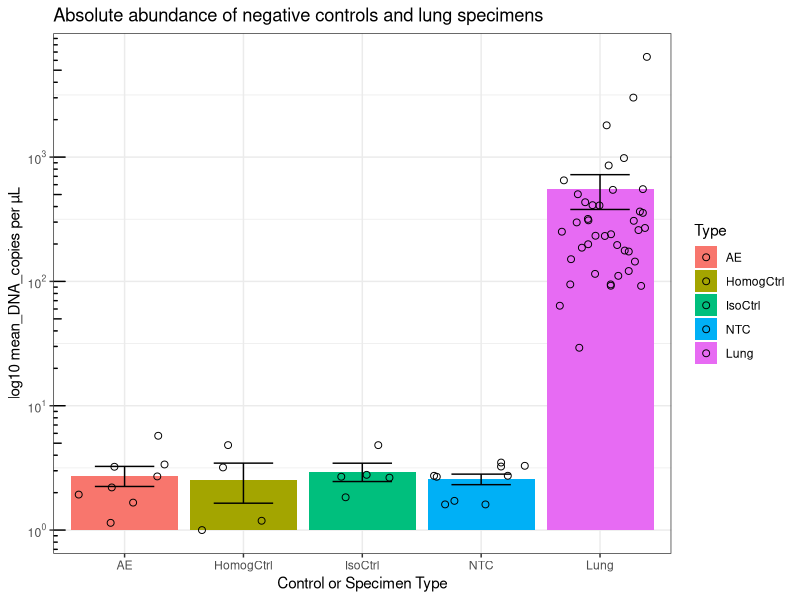

This chart was generated by the following R code: (Note: this script raises an error after producing the figure.)
## ---- chunk 1
knitr::opts_chunk$set(echo = TRUE)
## ---- chunk 2
# This is an example of a comment within a code chunk.
# The # symbol means that any text following it should not be treated as R code.
# When R code is run in a code chunk the resulting output will be displayed inline - that is, within the document - just below the current code chunk.
# The first line without a # symbol is actual R code, and it will be executed when this code chunk is run.
# To execute an entire code chunk: left click the green arrow in upper right of this section:
# Alternatively, left click on the following line with R code, then use: cmd + enter (mac), ctrl + enter (pc). This will run a single line rather than the entire chunk.
paste("Welcome to ATS 2020, PG9", "-", "A Hands-On Introduction to Studying the Lung Microbiome")
## ---- chunk 3
# This section contains typical libraries used in these analyses

# I. universal data wrangling and visualization
library(tidyverse)      # ggplot, dplyr, purrr, forcats, stringr... and other packages. See https://tidyverse.tidyverse.org/

# II. machine learning & analysis packages
library(vegan)          # decostand(), metaMDS(), scores(), rda(), ordispider(), adonis()
# library(mvabund)        # mvabund(), manyglm() # This line can be uncommented when using mvabund as part of the 16S analysis.
library(randomForest)   # randomForest()

# III. formatting, plotting
library(scales)         # used in formatting relative abundance % labels; unit_format()
library(RColorBrewer)   # brewer.pal() for generating custom palettes
library(knitr)          # kable(), for displaying nicer tables in html/pdf output
## ---- chunk 4
# For ease of use, place the processed 16S data files of interest into the same directory as your current RStudio project
# Best practices: 1) keep a separate project for each experiment or combination of experiments
# 2) include a data folder within the project's directory to keep source files organized; also somewhat mitigates the risk of modifying them inadvertently

# I. Read in .shared (counts of sequences assigned to OTU #s)
# Includes basic processing with selection of OTUs > 0.1 % of the population
otu_raw <- read.table("data/Heterogeneity.shared.txt", row.names = 2, header = TRUE) # read in the data, treating the first row as column names
otu_trim <- otu_raw[, -c(1:2)] # drop the first 2 columns
otu_trim <- as.matrix(otu_trim)
otu_tmp <- vegan::decostand(otu_trim, "total") * 100 # standardization
otu_trim[which(otu_tmp < 0.1)] <- 0 
otu_good <- otu_trim[, which(colSums(otu_trim) > 0)] # keep only the OTUs which were present after setting quantities under 0.1 to 0

# Trim _S from end of rownames(otu_good); note that it may be useful to keep these well identifiers in some analyses
# Also clean up extra underscores and Xs from rownames
rownames(otu_good) <- str_remove(rownames(otu_good), "_S\\d+") %>%
  str_replace_all(pattern = "[_X]+", replacement="_") %>%
  str_remove(pattern="_$")


# It's a good idea to inspect the data regularly with tools such as dim(), str(), head(), tail(), summary()... This will help in catching errors earlier
dim(otu_good) # dim(otu_good)[1] observations (samples) x dim(otu_good)[2] features (OTUs above .1% population threshold)
otu_good[1:20, 1:10] # Examine first 20 rows, 10 columns. Try using other means for getting a glimpse of the data, such as str(otu_good).


# II. Read in cons.taxonomy (for each OTU: contains taxonomic identifiers down to Genus level, if possible)
# Note that OTUs are in rows here rather than columns
# 2 imports are required due to the combination of 2 different separators  
tax1 <- read.table("data/Heterogeneity.0.03.cons.taxonomy.txt", sep = "\t", row.names = 1, header = TRUE, colClasses = c("character", "numeric", "character"))
tax2 <- read.table("data/Heterogeneity.0.03.cons.taxonomy.txt", sep = ";", skip = 1, col.names = c("", "Phylum", "Class", "Order", "Family", "Genus", "")) %>% 
  dplyr::select(-c(1, 7)) %>% # drop columns 1 and 7
  purrr::map_df(stringr::str_replace, "\\(.*.\\)", "") %>% # this essentially trims (100) and the like
  purrr::map_df(as.factor) # turns all present columns into factor type variables
otu_taxonomy <- data.frame(OTU = rownames(tax1), Size = tax1[, 1], tax2, stringsAsFactors = FALSE) # combine the first and second import
rownames(otu_taxonomy) <- rownames(tax1)

# trim otu_taxonomy based on OTUs in otu_good
otu_good_taxonomy <- otu_taxonomy[otu_taxonomy$OTU %in% colnames(otu_good), ] %>%
  droplevels() # Remove factor levels that have no values remaining due to removal
rownames(otu_good_taxonomy) <- intersect(rownames(otu_taxonomy), colnames(otu_good))
# otu_good_taxonomy <- as.data.frame(otu_good_taxonomy)   redundant in this case

dim(otu_good_taxonomy) # Displays number of rows and columns
otu_good_taxonomy # Examine the taxonomy dataframe. The first 10 OTUs coincide with the glimpse we took of otu_good. We're leveraging the df_print: paged option to be able to look through the dataframe in an html output.
## ---- chunk 5
# In this section, we'll load in metadata/environmental data, and/or create it

## Load approach using metadata from github repo
meta_df <- read.table("data/Heterogeneity.metadata.txt", sep = "\t", header = TRUE) 
# Note that this will create factors out of all chr type columns
#While - undesirable for 'specimen' but useful for 'reagent_tissue', 'litter', 'vendor', 'mouse', 'tissue_type', and 'cage'
otu_df <- data.frame(meta_df, decostand(otu_good, "total") * 100)
otu_df$specimen <- as.character(otu_df$specimen) # let's convert 'specimen' back to a chr-type

# Examples of metadata creation using regular expressions (regex) in a tidyverse pipeline
# Note that extracting metadata from sample names is much easier if naming conventions are consistent in terms of spelling and placement
# otu_df <- data.frame(decostand(otu_good, "total") * 100, Sample_name = row.names(otu_good), stringsAsFactors = FALSE) %>%
#   # Create Specimen_ctrl from first string of characters prior to first "_"
#   mutate(Specimen_ctrl = factor(case_when(str_detect(Sample_name, "^AE_") ~ "AE",
#                                        str_detect(Sample_name, "^Blank\\d_") ~ "Empty",
#                                        str_detect(Sample_name, "^Heparin_") ~ "Heparin",
#                                        str_detect(Sample_name, "^HomogCtrl_") ~ "HomogCtrl",
#                                        str_detect(Sample_name, "^IsoCtrl_") ~ "IsoCtrl",
#                                        str_detect(Sample_name, "^LPS_") ~ "LPS",
#                                        str_detect(Sample_name, "^PerfusionPBS_") ~ "PBS",
#                                        str_detect(Sample_name, "^WATERD|^waterC") ~ "WaterNeg",
#                                        str_detect(Sample_name, "^mock[CD]") ~ "Mock",
#                                        str_detect(Sample_name, "^[:alnum:]+") ~ str_extract(Sample_name, "^[:alnum:]+")), # for experimental groups, place after other steps because this regex would fill in values for controls (may or may not be ideal)
#                                 levels = c("CR1", "CR2", "JAX1", "JAX2", "AE", "Empty", "Heparin", "HomogCtrl", "IsoCtrl", "LPS", "PBS", "WaterNeg", "Mock")
#                 )
#          ) %>%
#   # Create Organ
#   mutate(Organ = factor(case_when(str_detect(Sample_name, "_CECUM_") ~ "Cecum",
#                                   str_detect(Sample_name, "_LUNG_HOMOG") ~ "Lung",
#                                   str_detect(Sample_name, "_NASAL_") ~ "Nasal",
#                                   str_detect(Sample_name, "_TONGUE_") ~ "Tongue"),
#                         levels = c("Nasal", "Tongue", "Lung", "Cecum")
#                 ) # sum(is.na(otu_df$Organ)) returns 32 (as expected, controls have NA in this column)
#          ) %>%
#   # Create Mouse
#   mutate(Mouse = as.numeric(str_extract(Sample_name, "(?<=(CR\\d|JAX\\d)_)\\d+") # numbers correspond to mice if a CR or JAX specimen
#               ) # sum(is.na(otu_df$Mouse)) returns 32 (as expected, the controls have NA in this column)
#          ) %>%
#   # metadata columns at front, followed by all of the count data
#   dplyr::select(Sample_name:Mouse, everything())
#   # note that the data is in wide format
#   
# otu_df$Specimen_ctrl %>% table() %>% sum() # 192: all samples/rows are accounted for
# otu_df$Organ %>% summary() %>% sum() # ditto; 32 NAs for organs
## ---- chunk 6
# The following lines of code randomly sample and display 10 rows from the metadata dataframe
set.seed(2358)
kable(dplyr::sample_n(meta_df, 10), caption = "Metadata, 10 randomly sampled rows", align = "l")
## ---- chunk 7
# for PCA ordinations; choose an 9 that covers the maximum number of factor levels (conditions) within a variable of interest
pcapal <- brewer.pal(9,"Set1")
## ---- chunk 8
# The readxl library is installed along with tidyverse, but is not loaded with library(tidyverse). We can however access the read_xlsx function without loading readxl as shown below.
spec_abs <- readxl::read_xlsx("data/16S_EvaGreen__Heterogeneity1_Data.xlsx", sheet = 2) %>%
  dplyr::select(Sample_name = `Sample Name`, DNA_copies_per_ul = `Copies/ul DNA`) %>% # Rename the two columns of interest, and retain only these columns
  dplyr::filter(str_detect(Sample_name, "LUNG")) # Keep only the lung tissue samples

ctrl_abs <- readxl::read_xlsx("data/16S_EvaGreen__Heterogeneity1Ctrls_030618.xlsx", sheet = 2) %>% 
  dplyr::select(Sample_name = `Sample Name`, DNA_copies_per_ul = `Copies/ul Sample`) %>% # Rename the two columns of interest, and retain only these columns
  drop_na() # drop rows with mising values
# Round up 0.57 DNA_copies to 1 (HomogCtrl_2)
ctrl_abs[ctrl_abs[, "DNA_copies_per_ul"] < 1, ][, "DNA_copies_per_ul"] <- 1

abs_df <- full_join(spec_abs, ctrl_abs, by = c("Sample_name", "DNA_copies_per_ul")) %>% # We could also use bind_rows() or rbind() in this scenario since we renamed the columns to match. However, for more complex operations, it's safer to use a join function and specify the key columns.
  mutate(Type = factor(case_when( # We need to create a factor containing the types of samples for creating separate bars in an upcoming visualization.
    str_detect(Sample_name, "LUNG") ~ "Lung", # When the Sample_name contains LUNG, assign Lung as the value in the new Type column
    TRUE ~ str_extract(Sample_name, "^[:alpha:]+") # Otherwise, determine a value based on the sequence of letters that occur at the start of the Sample_name
  ), levels = c("AE", "HomogCtrl", "IsoCtrl", "NTC", "Lung"))) # Assign an appropriate order for the factor

# We also need to compute the averages and error
avg_abs_df <- abs_df %>%
  group_by(Type) %>% # Before computing an average, identify what categories are being used to aggregate by. In this case, they're contained within the Type variable we just created.
  summarize(mean_DNA_copies = mean(DNA_copies_per_ul), SEM = sqrt(var(DNA_copies_per_ul)/length(DNA_copies_per_ul))) %>% # Create mean and SEM columns
  ungroup()
## ---- chunk 9
# Create our bar chart using ggplot
ggplot(avg_abs_df, aes(x = Type, y = mean_DNA_copies, fill = Type)) + # This brings in the dataframe and assigns columns to various plot elements
  geom_col() + # The type of plot we want to construct. This is a wrapper for geom_bar(). See ?geom_bar for more details.
  geom_errorbar(aes(ymin = mean_DNA_copies - SEM, ymax = mean_DNA_copies + SEM, width = 0.5)) + # An errorbar layer to be added to the bars
  scale_y_log10(labels = trans_format("log10", math_format(10^.x))) + # We could convert to log10 scale prior to plotting, or we can do it on the fly
  # geom_dotplot(data = abs_df, aes(y = DNA_copies_per_ul), binaxis = "y", dotsize = .6, stackdir = "center", stackratio = 1.5) +
  geom_jitter(data = abs_df, aes(y = DNA_copies_per_ul), shape = 1, size = 2) + # This adds a bit of random noise for visibility of points; shape 1 is an unfilled circle
  theme_bw() + # A minimalist theme
  labs(x = "Control or Specimen Type", y = "log10 mean_DNA_copies per µL", title = "Absolute abundance of negative controls and lung specimens") + # Rename labels
  annotation_logticks(sides = "l") # Control whether/where logticks appear
## ---- chunk 10
# Filter data to retain controls and lung tissue only
con_lung_df <- otu_df %>% # Note: this is just one of several possible approaches to filtering to retain the correct rows.
  filter((reagent_tissue == "Control") | (tissue_type == "Lung")) %>% # 65 specimens
  droplevels() # Remove factor levels with no remaining observations. This prevents potential headaches in downstream data wrangling and visualizations.
rownames(con_lung_df) <- con_lung_df$specimen 

# PCA of all negative controls + lung tissue
# Keep only the rows of interest for unstandardized data.
pca_df <- otu_good[con_lung_df$specimen, ]
otu_con_lung_hel <- decostand(pca_df, "hellinger") # Standardize use OTU columns only
otu_con_lung_pca <- rda(otu_con_lung_hel)

# summary() produces a list which is rather messy to print out all at once. Let's just examine the importance of the principal components by accessing $cont
summary(otu_con_lung_pca)$cont # 0.1782 0.08601 0.06845 proportion explained by first 3 axes

# Permanova
set.seed(8947) # Setting a seed allows for reproducibility. Both of these lines need to be run together for it to work.
adonis(otu_con_lung_hel~con_lung_df$vendor, method="euclidean", permutations = 10000) # 9.999e-05 ***
## ---- chunk 11
# This approach combines base R plotting functionality and vegan's ordispider function, which creates the lines connecting points to the centroids.
# Unlike with ggplot(), these lines must all be run at once in order to produce the desired result.
plot(otu_con_lung_pca, type = "n", font = 2, font.lab = 2, xlab = "PC1 (17.82% Explained)", ylab = "PC2 (8.60% Explained)", main = "PCA of Lung Tissue vs Controls, colored by Type", display = "sites")
points(otu_con_lung_pca, pch = 19, col = pcapal[as.numeric(con_lung_df$reagent_tissue)]) # pch determines the point shape and col determines the colors to be used.
ordispider(otu_con_lung_pca, con_lung_df$reagent_tissue, label = TRUE) # Draw lines from centroids to the points belonging to each group. 
legend("topright", levels(con_lung_df$reagent_tissue), pch = 19, col = pcapal, title = "Type") # Format and add details to legends
legend("topleft", legend = "Permanova: Difference between Lung Specimens and Controls: 9.999e-05") # Should signifiance test be include in the plot?
## ---- chunk 12
# Consider whether rownames should be shown, if so they may need to be truncated for visibility

# biplot(otu_con_lung_pca, type = "t") # This will result in a lot of warnings, and though it generates the plot it's not recommended

# Address warnings with the following function, (hides warnings from 0-length arrows)
# Alternatively, set warning = FALSE in the code chunk; does not seem to work on macs
quiet_biplot <- quietly(function(ordiobj, ...) {
  biplot(ordiobj, ...)
})

biplot_results <- quiet_biplot(otu_con_lung_pca, type = "t")

# example for replacing specimen labels with C or T
#  biplot(prcomp(otu_con_lung_hel), xlabs=ifelse(str_detect(con_lung_df$reagent_tissue, "Control"), "C", "T")) # arrow.len = 0 will also remove warnings, at the cost of losing the arrowhead
## ---- chunk 13
# Filter data to retain lung tissue only
otu_lung <- dplyr::filter(otu_df, tissue_type == "Lung") %>%
  droplevels() # remove levels that are no longer present due to filtering
rownames(otu_lung) <- otu_lung$specimen

# PCA of lung tissue specimens
# Keep only the rows of interest for unstandardized data.
pca_df <- otu_good[otu_lung$specimen, ]
otu_lung_hel <- decostand(pca_df, "hellinger") # Standardize use OTU columns only
otu_lung_pca <- rda(otu_lung_hel)

# summary() produces a list which is rather messy to print out all at once. Let's just examine the importance of the principal components by accessing $cont
summary(otu_lung_pca)$cont # 0.1458 0.10677 0.06776 proportion explained by first 3 axes

# Permanova
set.seed(8947) # Setting a seed allows for reproducibility. Both of these lines need to be run together for it to work.
adonis(otu_lung_hel~otu_lung$vendor, method="euclidean", permutations = 10000) # 9.999e-05 ***
## ---- chunk 14
# This approach combines base R plotting functionality and vegan's ordispider function, which creates the lines connecting points to the centroids.
# Unlike with ggplot(), these lines must all be run at once in order to produce the desired result.
plot(otu_lung_pca, type = "n", font = 2, font.lab = 2, xlab = "PC1 (14.58% Explained)", ylab = "PC2 (10.68% Explained)", main = "PCA of Specimen Origin, colored by Vendor", display = "sites")
points(otu_lung_pca, pch = 19, col = pcapal[as.numeric(otu_lung$vendor)]) # pch determines the point shape and col determines the colors to be used.
ordispider(otu_lung_pca, otu_lung$vendor, label = TRUE) # Draw lines from centroids to the points belonging to each group.
legend("topright", levels(otu_lung$vendor), pch = 19, col = pcapal, title = "Vendor") # Format and add details to legends
legend("bottomright", legend = "Permanova: Difference between Specimen Origin: 9.999e-05") # Should signifiance test be include in the plot?
## ---- chunk 15
# Consider whether rownames should be shown, if so they may need to be truncated for visibility

# biplot(otu_lung_pca, type = "t") # This will result in a lot of warnings, and though it generates the plot it's not recommended

# Address warnings with the following function, (hides warnings from 0-length arrows)
# Alternatively, set warning = FALSE in the code chunk; does not seem to work on macs

# see function that was created previously
biplot_results <- quiet_biplot(otu_lung_pca, type = "t")

# example for replacing specimen labels with CR or JL
#  biplot(prcomp(otu_lung_hel), xlabs=ifelse(str_detect(lung_df$vendor, "Charles_River"), "CR", "JL")) # arrow.len = 0 will also remove warnings, at the cost of losing the arrowhead
## ---- chunk 16
# Determine the order of OTUs based on means within Lung specimens
otu_order <- names(sort(colMeans(otu_lung[, stringr::str_detect(colnames(otu_lung), "Otu")]), decreasing = TRUE))

heat_df <- otu_lung %>% 
  select(specimen, log_IL1a, otu_order[1:20]) %>% # Select the top 20 OTUs
  pivot_longer(cols = -c("specimen", "log_IL1a"), names_to = "OTU", values_to = "Percentage", # Pivots (longer) all columns expect those specified by -str_which()
               names_ptypes = list(OTU = factor(levels = otu_order[1:20])))
  # group_by(OTU) %>%
  # summarize(Mean_perc = mean(Percentage)) %>%
  # ungroup()
## ---- chunk 17
# Note that the OTU levels are sorted in reverse order of abundance here - we could adjust this if desired.
ggplot(heat_df, aes(x = specimen, y = OTU)) +
  geom_tile(aes(fill = Percentage)) + 
  theme(axis.text.x = element_text(angle = 45, hjust = 1), plot.margin = unit(c(0.5,0.5,0.5,1),"cm")) + # Extra plot padding is necessary due to the rotation of x-axis labels.
  scale_fill_gradient(low = "white", high = "dark blue") + # This allows us to specify the colors used within the heatmap
  labs(title = "Relative abundance of top OTUs by Specimen", x = "Lung Tissue Specimen")
## ---- chunk 18
# Unfortunately, filtering and other tidyverse functions strip rownames, and rownames are useful for pulling information out of matrices.
# However, there is a function to easily put the specimen column back into rownames
heat_df <- dplyr::filter(otu_df, tissue_type == "Lung") %>%
  droplevels() %>% 
  column_to_rownames("specimen") %>% # This turns the specimen column into the rownames.
  select(otu_order[1:20]) # Keep only the top 20 OTUs.

# Create Bray-Curtis matrix for lung specimens
bc_lung_spec <- vegdist(select(heat_df, otu_order[1:20]), method = "bray")
# The linkage method to be used will depend on the nature of the data
clust_lung_spec <- hclust(bc_lung_spec, method = "average")

# Create Bray-Curtis matrix for OTUs
bc_lung_otu <- vegdist(t(select(heat_df, otu_order[1:20])), method = "bray")
clust_lung_otu <- hclust(bc_lung_otu, method = "average")

# Create the heatmap with dendrograms
heatmap(as.matrix(select(heat_df, str_which(colnames(heat_df), "Otu"))), Rowv = as.dendrogram(clust_lung_spec), Colv = as.dendrogram(clust_lung_otu), margins=c(5,0))
## ---- chunk 19
# First we need to prepare the data: negative controls and lung tissue specimens
# Order the data by most abundant OTU in lung tissue specimens only
# Include an errorbar
# Color by phyla

ra_df <- otu_df %>% # Note at this is just one of several possible approaches to filtering to retain the correct rows
  filter((reagent_tissue == "Control") | (tissue_type == "Lung")) %>% # 65 specimens
  droplevels() # remove factor levels with no remaining observations - saves potential headaches in downstream wrangling and visualizations

# Determine the order of OTUs based on means within Lung specimens
otu_order <- names(sort(colMeans(filter(ra_df, tissue_type == "Lung")[, str_detect(colnames(ra_df), "Otu")]), decreasing = TRUE))

# Keep top 20 OTUs, then reshape the dataframe from wide to long format
# g_df <- ra_df %>%
#   select(str_which(colnames(ra_df), "Otu", negate = TRUE), colnames(ra_df[, otu_order[1:20]])) %>% # Keep non-OTU columns, followed by the 20 most abundant OTU columns
#   gather(key = OTU, value = Percentage, -str_which(colnames(ra_df), "Otu", negate = TRUE), factor_key = TRUE) %>% # factor_key is important because we care about the order (levels) in OTU
#   droplevels()

# Keep top 20 OTUs, then reshape the dataframe from wide to long format
g_df <- ra_df %>%
  select(str_which(colnames(ra_df), "Otu", negate = TRUE), colnames(ra_df[, otu_order[1:20]])) %>% # Keep non-OTU columns, followed by the 20 most abundant OTU columns
  pivot_longer(cols = -str_which(colnames(ra_df), "Otu", negate = TRUE), names_to = "OTU", values_to = "Percentage",
               names_ptypes = list(OTU = factor(levels = otu_order[1:20]))) # Ensuring OTU column is a factor is important due to the ordering expected in RA plots

# Join Phylum column from taxonomy table
tax_df <- otu_good_taxonomy[otu_good_taxonomy[,"OTU"] %in% otu_order[1:20], c("OTU", "Phylum")] # Keep only the rows from ranked OTU vector, and OTU + whatever taxonomic level to use for filling bars
tax_df$OTU <- factor(tax_df$OTU, levels = otu_order[1:20]) # set OTU factor levels to be in the same order as in g_df. If this is not done, our OTU column will be coerced to a character vector when we join (we'll lose the levels)
g_df <- inner_join(g_df, tax_df, by = "OTU")

# dimensions have gone from 65 745 to 1300 18

# Generate mean and sem for each group
agg_df <- g_df %>%
  group_by(reagent_tissue, OTU, Phylum) %>%
  summarize(Mean_perc = mean(Percentage), SEM = sqrt(var(Percentage)/length(Percentage))) %>%
  ungroup()
## ---- chunk 20
(p <- ggplot(agg_df, aes(x = OTU, y = Mean_perc, fill = reagent_tissue)) + # Utilize the data and map the variables to plot parameters.
  geom_col() +
  facet_grid(reagent_tissue ~ .)) # Faceting replicates the plot once for each category contained within specified variable(s).
## ---- chunk 21
# Add an errorbar
(q <- p + geom_errorbar(aes(ymin = Mean_perc - SEM, ymax = Mean_perc + SEM, width = 0.3)))

# Clear background + modify theme (rotate x-axis labels, reposition legend)
(q <- q + theme_bw() + # note that a theme_ layer added after other other theme modifications will remove these prior modifications
    theme(panel.grid = element_blank(), axis.text.x = element_text(angle = 45, hjust = 1), legend.position = "top"))
## ---- chunk 22
# Add Genus levels to the OTU Number
levels(agg_df$OTU) <- fct_inorder(paste0(otu_good_taxonomy[levels(agg_df$OTU), ]$Genus, " (", levels(agg_df$OTU), ")"))
# equivalent to: # cbmbtools::paste_tax(levels(agg_df$OTU))

ggplot(agg_df, aes(x = OTU, y = Mean_perc, fill = fct_rev(reagent_tissue))) + 
  geom_col() +
  facet_grid(fct_rev(reagent_tissue) ~ .) +
  geom_errorbar(aes(ymin = Mean_perc - SEM, ymax = Mean_perc + SEM, width = 0.3)) + 
  theme_bw() +
  theme(panel.grid = element_blank(), axis.text.x = element_text(angle = 45, hjust = 1), legend.position = "top", plot.margin = unit(c(0.5,0.5,0.5,1),"cm")) + 
  scale_y_continuous(labels = unit_format(suffix = "%")) + 
  labs(title="Comparison of Lung Tissue and Controls", subtitle = "Ranked by lung tissue specimens", y = "% Relative Abundance")
## ---- chunk 23
# Although it is possible to adjust the values and labels within the ggplot workflow, perhaps the simplest approach would be to correct the reagent_tissue column values and factor levels prior to plotting
agg_df$reagent_tissue <- fct_recode(agg_df$reagent_tissue, Lung = "Tissue") %>%
  fct_relevel("Lung")

ggplot(agg_df, aes(x = OTU, y = Mean_perc, fill = reagent_tissue)) + 
  geom_col() + # use show.legend = FALSE to remove the legend entirely
  facet_grid(reagent_tissue ~ .) +
  geom_errorbar(aes(ymin = Mean_perc - SEM, ymax = Mean_perc + SEM, width = 0.3)) + 
  theme_bw() +
  theme(panel.grid = element_blank(), axis.text.x = element_text(angle = 45, hjust = 1), legend.position = "top", plot.margin = unit(c(0.5,0.5,0.5,1),"cm"), legend.title = element_blank()) + 
  scale_y_continuous(labels = unit_format(suffix = "%")) + 
  labs(title="Comparison of Lung Tissue and Controls", subtitle = "Ranked by lung tissue specimens", y = "% Relative Abundance")
  # for further customizing of the legend, try adding a guide_legend() layer
## ---- chunk 24
# First we need to prepare the taxonomic data - In this case we did this earlier in our overall RA data prep.

# Next, simply change the fill parameter to Phylum and rerun the ggplot code
ggplot(agg_df, aes(x = OTU, y = Mean_perc, fill = Phylum)) + 
  geom_col() + # use show.legend = FALSE to remove the legend entirely
  facet_grid(reagent_tissue ~ .) +
  geom_errorbar(aes(ymin = Mean_perc - SEM, ymax = Mean_perc + SEM, width = 0.3)) + 
  theme_bw() +
  theme(panel.grid = element_blank(), axis.text.x = element_text(angle = 45, hjust = 1), legend.position = "top", plot.margin = unit(c(0.5,0.5,0.5,1),"cm"), legend.title = element_blank()) + 
  scale_y_continuous(labels = unit_format(suffix = "%")) + 
  labs(title="Comparison of Lung Tissue and Controls", subtitle = "Ranked by lung tissue specimens", y = "% Relative Abundance")

# Encourage participants to run these by commenting out a layer, altering 1 parameter to develop a deeper understanding of how to build up or alter a ggplot object
## ---- chunk 25
# First we need to prepare the data: lung tissue
# Order the data by most abundant OTUs within Charles River vendor
# Include an errorbar
# Color by phyla
# Add Genus identifier to the OTU number where possible

ra_df <- otu_df %>% # Note at this is just one of several possible approaches to filtering to retain the correct rows
  filter(tissue_type == "Lung") %>% # 40 specimens
  droplevels() # remove factor levels with no remaining observations - saves potential headaches in downstream wrangling and visualizations

# Determine the order of OTUs based on means within Lung specimens from Charles River
otu_order <- names(sort(colMeans(filter(ra_df, vendor == "Charles_River")[, str_detect(colnames(ra_df), "Otu")]), decreasing = TRUE))

# Keep top 20 OTUs, then reshape the dataframe from wide to long format
g_df <- ra_df %>%
  select(str_which(colnames(ra_df), "Otu", negate = TRUE), colnames(ra_df[, otu_order[1:20]])) %>% # Keep non-OTU columns, followed by the 20 most abundant OTU columns
  pivot_longer(cols = -str_which(colnames(ra_df), "Otu", negate = TRUE), names_to = "OTU", values_to = "Percentage",
               names_ptypes = list(OTU = factor(levels = otu_order[1:20]))) # Ensuring OTU column is a factor is important due to the ordering expected in RA plots
  
# Join Phylum column from taxonomy table
tax_df <- otu_good_taxonomy[otu_good_taxonomy[,"OTU"] %in% otu_order[1:20], c("OTU", "Phylum")] # Keep only the rows from ranked OTU vector, and OTU + whatever taxonomic level to use for filling bars
tax_df$OTU <- factor(tax_df$OTU, levels = otu_order[1:20]) # set OTU factor levels to be in the same order as in g_df. If this is not done, our OTU column will be coerced to a character vector when we join (we'll lose the levels)
g_df <- inner_join(g_df, tax_df, by = "OTU")

# dimensions have gone from 40 745 to 1300 18

# Generate mean and sem for each group
agg_df <- g_df %>%
  group_by(vendor, OTU, Phylum) %>%
  summarize(Mean_perc = mean(Percentage), SEM = sqrt(var(Percentage)/length(Percentage))) %>%
  ungroup()

# Add Genus levels to the OTU Number
levels(agg_df$OTU) <- fct_inorder(paste0(otu_good_taxonomy[levels(agg_df$OTU), ]$Genus, " (", levels(agg_df$OTU), ")"))
## ---- chunk 26
(ra_vend_plot <- ggplot(agg_df, aes(x = OTU, y = Mean_perc, fill = Phylum)) + 
  geom_col() + # use show.legend = FALSE to remove the legend entirely
  facet_grid(vendor ~ .) +
  geom_errorbar(aes(ymin = Mean_perc - SEM, ymax = Mean_perc + SEM, width = 0.3)) + 
  theme_bw() +
  theme(panel.grid = element_blank(), axis.text.x = element_text(angle = 45, hjust = 1), legend.position = "top", plot.margin = unit(c(0.5,0.5,0.5,1),"cm"), legend.title = element_blank()) + 
  scale_y_continuous(labels = unit_format(suffix = "%")) + 
  labs(title="Comparison of Lung Tissue across vendors", subtitle = "Ranked by Charles River lung tissue specimens", y = "% Relative Abundance"))
## ---- chunk 27
# This code was used previously when we prepared our PCA ordination
set.seed(8947) # setting a seed allows for reproducibility - both lines need to be run together
adonis(otu_lung_hel~otu_lung$vendor, method="euclidean", permutations = 10000) # 9.999e-05 ***
# The left hand side of the formula is the transformed data, and the right hand side is a vector (column) container the group identifiers of interest.
## ---- chunk 28
# a <- Sys.time() # Sometimes this can take a while, so it might be useful to keep track of the time with start/stop points to allow us to compute the duration.
# otu_mva <- mvabund(otu_lung[,str_which(colnames(otu_lung), "Otu")]) # select only lung specimens and Otu columns
# otu_ven_many <- manyglm(otu_mva ~ otu_lung$vendor)
# otu_mva_results <- anova(otu_ven_many, p.uni="adjusted")
# b <- Sys.time()
# b - a
# 
# plot(otu_ven_many) # Residual plot
# otu_mva_results$table # Signif
# 
# # Example output
# # Analysis of Deviance Table
# #
# # Model: manyglm(formula = otu_mva ~ otu_lung$vendor)
# #
# # Multivariate test:
# #                 Res.Df Df.diff   Dev Pr(>Dev)
# # (Intercept)         39
# # otu_lung$vendor     38       1 797.9    0.001 ***
# # ---
# # Signif. codes:  0 ‘***’ 0.001 ‘**’ 0.01 ‘*’ 0.05 ‘.’ 0.1 ‘ ’ 1
## ---- chunk 29
# Run anova on our hellinger transformed data. We'll also need to pass in one or more vectors of metadata corresponding to the constraining variables.
lung_meta <- dplyr::filter(otu_df, specimen %in% rownames(otu_lung)) %>%
  dplyr::select(-str_which(colnames(otu_df), "Otu"))
cage_cca <- cca(otu_lung_hel ~ lung_meta$cage) # First create the cca model object
anova(cage_cca) # Analyze the model
## ---- chunk 30
# # The following lines could be run with an mvabund model
# # Restructure, sort, filter to retrieve significant OTUs
# otu_ven_sigpvals <- data.frame(OTU = colnames(otu_mva_results$uni.p), uni_p = otu_mva_results$uni.p[2,]) %>%
#   filter(uni_p <= .05) %>% # The threshold here can be adjusted to the desired level.
#   droplevels() %>%
#   arrange(uni_p) # Orders the pvalues
# 
# # label OTUS
# otu_ven_sigpvals$OTU <- fct_inorder(paste0(otu_good_taxonomy[levels(otu_ven_sigpvals$OTU), ]$Genus, " (", levels(otu_ven_sigpvals$OTU), ")"))
## ---- chunk 31
# Note that this is an example constructed for illustration purposes only
mva_sigpvals <- data.frame(Family = c("Lachnospiraceae", "Erysipelotrichaceae", "Porphyromonadaceae", "Clostridiaceae_1", "Streptococcaceae", "Lactobacillaceae"), uni_p = c(0.001, 0.003, 0.015, 0.016, 0.017, 0.017))
knitr::kable(mva_sigpvals, caption = "Vendors, Significant OTUs (.05)", align = "l") # Check out ?kable for further specifications.

# # This example would use the output from previous code chunk rather than our arbitrary dataframe
# knitr::kable(otu_ven_sigpvals, caption = "Vendors, Significant OTUs (.05)", align = "l")
## ---- chunk 32
# Aggregate the OTU data into family. This requires a fair amount of data reshaping and joining operations. Wrapping these steps into a function is ideal so that you don't have to retrace every step for simply changing a taxonomic level for aggregation (e.g. Phylum vs Family).
fam_df <- otu_df %>%
  dplyr::select(specimen, contains("Otu")) %>% # Keep only the specimen identifier and OTU columns
  tidyr::pivot_longer(cols = -stringr::str_which(colnames(.), "Otu", negate = TRUE), names_to = "OTU", values_to = "Percentage") %>% # Take data into long form in preparation for join operation
  dplyr::inner_join(dplyr::select(otu_good_taxonomy, OTU, Family), by = "OTU") %>% # Determine which columns to join from taxonomy table. In this example, we're adding the Family column.
  dplyr::group_by(specimen, Family) %>%
  dplyr::summarize(Percentage = sum(Percentage)) %>% # Note that this step removes any metadata columns which aren't grouped by
  dplyr::ungroup() %>%
  tidyr::spread(key = Family, value = Percentage) %>% # Return data from long form to wide
  dplyr::inner_join(dplyr::select(otu_df, -contains("Otu")), by = "specimen") %>%
  dplyr::select(specimen, reagent_tissue:IL1a, everything()) # Pull metadata coluns to the front, all Family columns follow afterwards
## ---- chunk 33
# For lung specimens, retain only vendor & OTU columns
rf_df <- dplyr::filter(fam_df, tissue_type == "Lung") %>% 
  dplyr::select(vendor, levels(otu_good_taxonomy$Family)) %>% 
  droplevels()
  
a <- Sys.time()
set.seed(3462)
rf_vendors <- randomForest(vendor ~ ., data = rf_df, importance = TRUE) # Setting the importance parameter to TRUE allows us to obtain the variable importance info we're after.
b <- Sys.time()
b-a

# Basic variable importance plot
varImpPlot(rf_vendors, scale = FALSE)
## ---- chunk 34
a <- Sys.time()
nforest <- 100
set.seed(3462)
rf_list <- vector("list", nforest) # Initialize a list to store the randomForests
for (i in seq_along(1:nforest)) { # Loops nforest number of times, creating a model and saving it into the list each time.
    rf_list[[i]] <- randomForest(vendor ~ ., data = rf_df, importance = TRUE) 
}
b <- Sys.time()
b-a

# Extract the feature importances
fi_df <- purrr::map(rf_list, ~{.[["importance"]][, 3]}) %>%
  unlist() %>%
  data.frame(Feature = names(.), MeanDecreaseAccuracy = .)

meas <- colnames(fi_df)[2] # "MeanDecreaseAccuracy"

# Identify the top features
top_feat <- fi_df %>% dplyr::group_by(Feature) %>%
  summarize(`:=`(!!meas, mean(.data[[meas]]))) %>%
  arrange(desc(.data[[meas]])) %>% 
  head(20) %>% # Top 20 features
  droplevels()

# Retain only the top features
fi_df <- dplyr::filter(fi_df, Feature %in% top_feat$Feature) %>% 
  droplevels()
fi_df$Feature <- forcats::fct_reorder(fi_df$Feature, fi_df[, 2], .fun = mean, .desc = TRUE)
## ---- chunk 35
ggplot(fi_df, aes(x = Feature, y = fi_df[, 2])) + 
  geom_boxplot(outlier.alpha = 0.4) + 
  theme_bw() + 
  labs(y = meas, title = paste0("Feature Importance: vendor ~ Family microbiome"), subtitle = paste0("Model: rf_df \nRuns: ", length(rf_list), ", mtry: ", rf_list[[1]]$mtry)) + 
  coord_flip() + # Flip the axes for improved readability
  scale_x_discrete(limits = rev(levels(fi_df$Feature)))
## ---- chunk 36
# This will save a new file called otu_lung.csv in the current working directory
write.csv(otu_lung, file = "otu_lung.csv")
## ---- chunk 37
# The optional `path` parameter can be added onto the filename, used to denote a different directory. Use ?ggsave to check out other parameters
ggsave(filename = "testplot.pdf", plot = ra_vend_plot, width = 30, height = 30, units = "cm")
